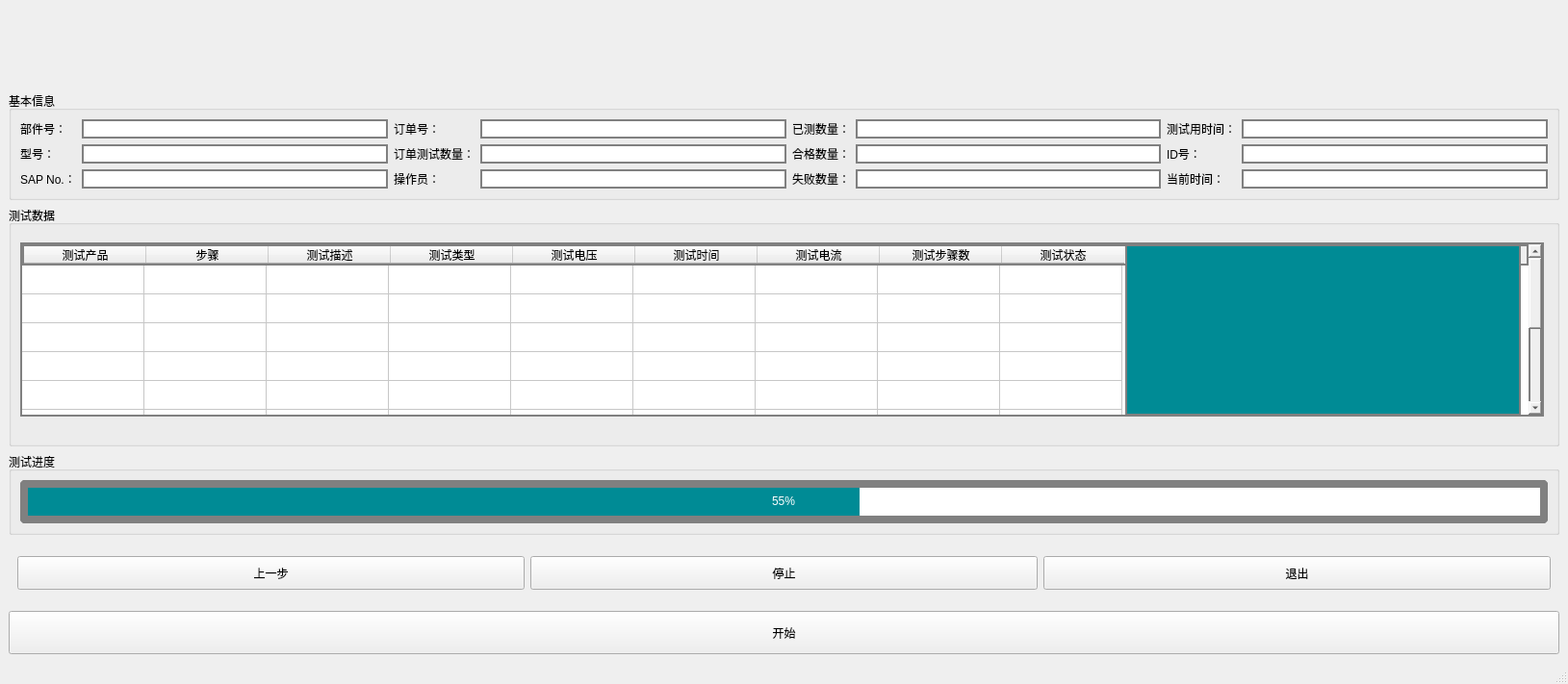
<?xml version="1.0" encoding="UTF-8"?>
<ui version="4.0">
 <class>MainWindow</class>
 <widget class="QMainWindow" name="MainWindow">
  <property name="geometry">
   <rect>
    <x>0</x>
    <y>0</y>
    <width>1629</width>
    <height>711</height>
   </rect>
  </property>
  <property name="windowTitle">
   <string>MainWindow</string>
  </property>
  <property name="styleSheet">
   <string notr="true"/>
  </property>
  <widget class="QWidget" name="centralwidget">
   <layout class="QGridLayout" name="gridLayout_4">
    <item row="0" column="0">
     <widget class="QWidget" name="widget" native="true">
      <property name="minimumSize">
       <size>
        <width>0</width>
        <height>80</height>
       </size>
      </property>
      <property name="styleSheet">
       <string notr="true">QWidget{
background-image:url(C:/Users/Christian/Desktop/素材/logo);
background-repeat:no-repeat;
}</string>
      </property>
     </widget>
    </item>
    <item row="1" column="0" alignment="Qt::AlignTop">
     <widget class="QGroupBox" name="groupBox">
      <property name="styleSheet">
       <string notr="true">groupbox{
	background color: #7
}</string>
      </property>
      <property name="title">
       <string>基本信息</string>
      </property>
      <layout class="QGridLayout" name="gridLayout">
       <item row="1" column="5">
        <widget class="QLineEdit" name="passedNum">
         <property name="styleSheet">
          <string notr="true">border: 2px solid grey</string>
         </property>
         <property name="readOnly">
          <bool>true</bool>
         </property>
        </widget>
       </item>
       <item row="0" column="4">
        <widget class="QLabel" name="label_12">
         <property name="text">
          <string>已测数量：</string>
         </property>
        </widget>
       </item>
       <item row="0" column="5">
        <widget class="QLineEdit" name="testedNum">
         <property name="styleSheet">
          <string notr="true">border: 2px solid grey</string>
         </property>
         <property name="readOnly">
          <bool>true</bool>
         </property>
        </widget>
       </item>
       <item row="1" column="0">
        <widget class="QLabel" name="label_5">
         <property name="text">
          <string>型号：</string>
         </property>
        </widget>
       </item>
       <item row="0" column="3">
        <widget class="QLineEdit" name="OrderID">
         <property name="styleSheet">
          <string notr="true">border: 2px solid grey</string>
         </property>
         <property name="readOnly">
          <bool>true</bool>
         </property>
        </widget>
       </item>
       <item row="0" column="7">
        <widget class="QLineEdit" name="testUsedTime">
         <property name="styleSheet">
          <string notr="true">border: 2px solid grey</string>
         </property>
         <property name="readOnly">
          <bool>true</bool>
         </property>
        </widget>
       </item>
       <item row="1" column="4">
        <widget class="QLabel" name="label_13">
         <property name="text">
          <string>合格数量：</string>
         </property>
        </widget>
       </item>
       <item row="0" column="6">
        <widget class="QLabel" name="label_15">
         <property name="text">
          <string>测试用时间：</string>
         </property>
        </widget>
       </item>
       <item row="1" column="1">
        <widget class="QLineEdit" name="Product_Type">
         <property name="styleSheet">
          <string notr="true">border: 2px solid grey



</string>
         </property>
         <property name="readOnly">
          <bool>true</bool>
         </property>
        </widget>
       </item>
       <item row="1" column="6">
        <widget class="QLabel" name="label_16">
         <property name="text">
          <string>ID号：</string>
         </property>
        </widget>
       </item>
       <item row="1" column="3">
        <widget class="QLineEdit" name="OrderNum">
         <property name="styleSheet">
          <string notr="true">border: 2px solid grey</string>
         </property>
         <property name="readOnly">
          <bool>true</bool>
         </property>
        </widget>
       </item>
       <item row="1" column="2">
        <widget class="QLabel" name="label_8">
         <property name="text">
          <string>订单测试数量：</string>
         </property>
        </widget>
       </item>
       <item row="2" column="0">
        <widget class="QLabel" name="label_6">
         <property name="text">
          <string>SAP No.：</string>
         </property>
        </widget>
       </item>
       <item row="2" column="1">
        <widget class="QLineEdit" name="SAP_Num">
         <property name="styleSheet">
          <string notr="true">border: 2px solid grey</string>
         </property>
         <property name="readOnly">
          <bool>true</bool>
         </property>
        </widget>
       </item>
       <item row="2" column="3">
        <widget class="QLineEdit" name="User_name">
         <property name="styleSheet">
          <string notr="true">border: 2px solid grey</string>
         </property>
         <property name="readOnly">
          <bool>true</bool>
         </property>
        </widget>
       </item>
       <item row="1" column="7">
        <widget class="QLineEdit" name="IDnum">
         <property name="styleSheet">
          <string notr="true">border: 2px solid grey</string>
         </property>
         <property name="readOnly">
          <bool>true</bool>
         </property>
        </widget>
       </item>
       <item row="2" column="5">
        <widget class="QLineEdit" name="failedNum">
         <property name="styleSheet">
          <string notr="true">border: 2px solid grey</string>
         </property>
         <property name="readOnly">
          <bool>true</bool>
         </property>
        </widget>
       </item>
       <item row="2" column="7">
        <widget class="QLineEdit" name="timeBox">
         <property name="styleSheet">
          <string notr="true">border: 2px solid grey</string>
         </property>
         <property name="readOnly">
          <bool>true</bool>
         </property>
        </widget>
       </item>
       <item row="2" column="2">
        <widget class="QLabel" name="label_9">
         <property name="text">
          <string>操作员：</string>
         </property>
        </widget>
       </item>
       <item row="2" column="4">
        <widget class="QLabel" name="label_14">
         <property name="text">
          <string>失败数量：</string>
         </property>
        </widget>
       </item>
       <item row="0" column="2">
        <widget class="QLabel" name="label_7">
         <property name="text">
          <string>订单号：</string>
         </property>
        </widget>
       </item>
       <item row="2" column="6">
        <widget class="QLabel" name="label_17">
         <property name="text">
          <string>当前时间：</string>
         </property>
        </widget>
       </item>
       <item row="0" column="0">
        <widget class="QLabel" name="label">
         <property name="text">
          <string>部件号：</string>
         </property>
        </widget>
       </item>
       <item row="0" column="1">
        <widget class="QLineEdit" name="Product_No">
         <property name="styleSheet">
          <string notr="true">border: 2px solid grey</string>
         </property>
         <property name="readOnly">
          <bool>true</bool>
         </property>
        </widget>
       </item>
      </layout>
     </widget>
    </item>
    <item row="2" column="0">
     <widget class="QGroupBox" name="groupBox_4">
      <property name="minimumSize">
       <size>
        <width>500</width>
        <height>250</height>
       </size>
      </property>
      <property name="title">
       <string>测试数据</string>
      </property>
      <widget class="QTableWidget" name="testing_data">
       <property name="geometry">
        <rect>
         <x>12</x>
         <y>38</y>
         <width>1583</width>
         <height>181</height>
        </rect>
       </property>
       <property name="minimumSize">
        <size>
         <width>1583</width>
         <height>181</height>
        </size>
       </property>
       <property name="maximumSize">
        <size>
         <width>1583</width>
         <height>16777215</height>
        </size>
       </property>
       <property name="styleSheet">
        <string notr="true">border: 2px solid grey</string>
       </property>
       <property name="autoScroll">
        <bool>false</bool>
       </property>
       <property name="rowCount">
        <number>10</number>
       </property>
       <property name="columnCount">
        <number>9</number>
       </property>
       <attribute name="horizontalHeaderDefaultSectionSize">
        <number>127</number>
       </attribute>
       <attribute name="verticalHeaderVisible">
        <bool>false</bool>
       </attribute>
       <row/>
       <row/>
       <row/>
       <row/>
       <row/>
       <row/>
       <row/>
       <row/>
       <row/>
       <row/>
       <column>
        <property name="text">
         <string>测试产品</string>
        </property>
       </column>
       <column>
        <property name="text">
         <string>步骤</string>
        </property>
       </column>
       <column>
        <property name="text">
         <string>测试描述</string>
        </property>
       </column>
       <column>
        <property name="text">
         <string>测试类型</string>
        </property>
       </column>
       <column>
        <property name="text">
         <string>测试电压</string>
        </property>
       </column>
       <column>
        <property name="text">
         <string>测试时间</string>
        </property>
       </column>
       <column>
        <property name="text">
         <string>测试电流</string>
        </property>
       </column>
       <column>
        <property name="text">
         <string>测试步骤数</string>
        </property>
       </column>
       <column>
        <property name="text">
         <string>测试状态</string>
        </property>
       </column>
      </widget>
      <widget class="QLabel" name="testing_result">
       <property name="geometry">
        <rect>
         <x>1160</x>
         <y>40</y>
         <width>411</width>
         <height>178</height>
        </rect>
       </property>
       <property name="minimumSize">
        <size>
         <width>411</width>
         <height>178</height>
        </size>
       </property>
       <property name="maximumSize">
        <size>
         <width>411</width>
         <height>178</height>
        </size>
       </property>
       <property name="styleSheet">
        <string notr="true">background-color:rgb(0, 139, 149);
font: 75 100pt &quot;Impact&quot;;
border: 2px solid grey</string>
       </property>
       <property name="text">
        <string/>
       </property>
       <property name="alignment">
        <set>Qt::AlignCenter</set>
       </property>
      </widget>
     </widget>
    </item>
    <item row="4" column="0">
     <widget class="QWidget" name="widget_3" native="true">
      <layout class="QGridLayout" name="gridLayout_3">
       <item row="0" column="2">
        <widget class="QPushButton" name="resetBtn">
         <property name="minimumSize">
          <size>
           <width>0</width>
           <height>35</height>
          </size>
         </property>
         <property name="styleSheet">
          <string notr="true"/>
         </property>
         <property name="text">
          <string>停止</string>
         </property>
        </widget>
       </item>
       <item row="0" column="3">
        <widget class="QPushButton" name="exitBtn">
         <property name="minimumSize">
          <size>
           <width>0</width>
           <height>35</height>
          </size>
         </property>
         <property name="styleSheet">
          <string notr="true"/>
         </property>
         <property name="text">
          <string>退出</string>
         </property>
        </widget>
       </item>
       <item row="0" column="0">
        <widget class="QPushButton" name="back3Btn">
         <property name="minimumSize">
          <size>
           <width>0</width>
           <height>35</height>
          </size>
         </property>
         <property name="text">
          <string>上一步</string>
         </property>
        </widget>
       </item>
      </layout>
     </widget>
    </item>
    <item row="5" column="0">
     <widget class="QPushButton" name="startBtn">
      <property name="minimumSize">
       <size>
        <width>0</width>
        <height>45</height>
       </size>
      </property>
      <property name="styleSheet">
       <string notr="true"/>
      </property>
      <property name="text">
       <string>开始</string>
      </property>
     </widget>
    </item>
    <item row="3" column="0">
     <widget class="QGroupBox" name="groupBox_2">
      <property name="minimumSize">
       <size>
        <width>0</width>
        <height>80</height>
       </size>
      </property>
      <property name="title">
       <string>测试进度</string>
      </property>
      <layout class="QGridLayout" name="gridLayout_2">
       <item row="2" column="0">
        <widget class="QProgressBar" name="progressBar">
         <property name="minimumSize">
          <size>
           <width>0</width>
           <height>45</height>
          </size>
         </property>
         <property name="styleSheet">
          <string notr="true">QProgressBar {border: 8px solid grey;
border-radius: 5px;
color:white
}
QProgressBar::chunk{
background-color:rgb(0, 139, 149)
}
</string>
         </property>
         <property name="value">
          <number>55</number>
         </property>
         <property name="alignment">
          <set>Qt::AlignCenter</set>
         </property>
         <property name="textVisible">
          <bool>true</bool>
         </property>
         <property name="invertedAppearance">
          <bool>false</bool>
         </property>
        </widget>
       </item>
      </layout>
     </widget>
    </item>
   </layout>
  </widget>
  <widget class="QStatusBar" name="statusbar"/>
 </widget>
 <resources/>
 <connections/>
</ui>
